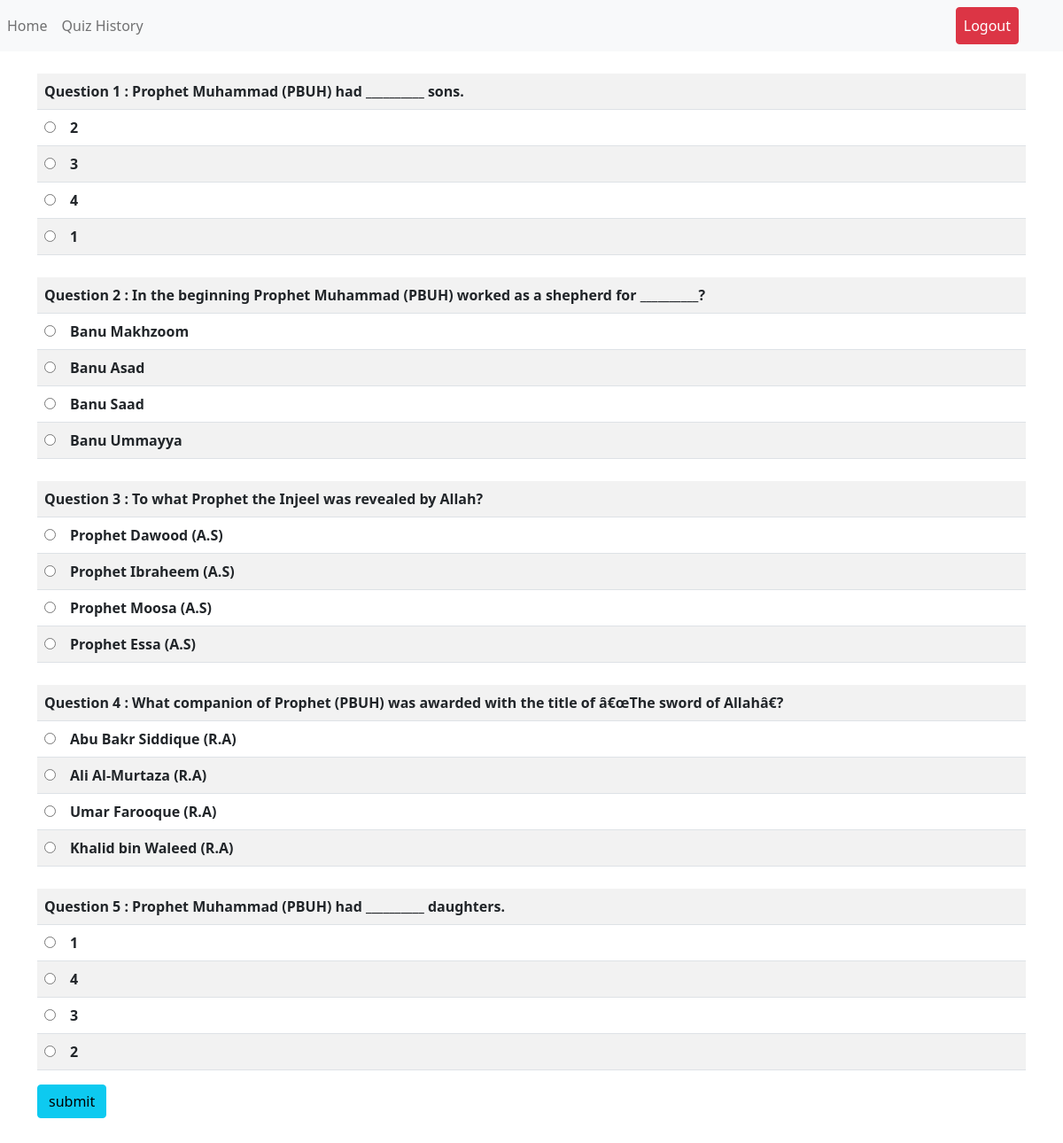
/view/startTest.php?startTest=true&subjectId=6 (signed in), run on the app's committed database.
### tables this page shows
CREATE TABLE `questions` (
  `question_id` int(11) NOT NULL,
  `subject_id` int(11) NOT NULL,
  `question_statement` text NOT NULL,
  `option_a` varchar(225) NOT NULL,
  `option_b` varchar(225) NOT NULL,
  `option_c` varchar(225) NOT NULL,
  `option_d` varchar(225) NOT NULL,
  `answer` varchar(225) NOT NULL
);

### model/functions.php (called while the page is built, shortened)
<?php
function getSubjectQuestions ($subjectId){
    include "db.php";
    $query = "SELECT * FROM `questions` WHERE  `subject_id` = '$subjectId'";
    $result = mysqli_query($conn, $query);
    $data = array();
    while ($row = mysqli_fetch_array($result, MYSQLI_ASSOC)) {
            $data[] = $row;
    }
    return $data;
}
function getSubjectRandomFiveQuestions ($subjectId){
    include "db.php";
    $query = "SELECT * FROM `questions` WHERE  `subject_id` = '$subjectId' ORDER BY  RAND() LIMIT 5";
    $result = mysqli_query($conn, $query);
    $data = array();
    while ($row = mysqli_fetch_array($result, MYSQLI_ASSOC)) {
            $data[] = $row;
    }
    return $data;
}

### view/startTest.php (the view, shortened to what this page needs)
<?php
include "../model/functions.php";
?>
<?php
$subjectId = $_GET['subjectId'];
$subjects = getSpecificSubject($subjectId);
$allQuestions = getSubjectQuestions($subjectId);
$fiveRandQuestions = getSubjectRandomFiveQuestions($subjectId);
?>
<!doctype html>
<html lang="en " >
<head>
    <link rel="stylesheet" href="css/bootstrap.min.js.css">
    <link rel="stylesheet" href="css/custom.css">
</head>
<body>
<?php
include "../common/top-bar.php";
?>
<?php
if (!isset($_GET['startTest'])) {
    ?>
    <div class="container">
        <div class="row text-center">
            <div class="jumbotron">
                <h1 class="display-4"><?php echo $subjects[0]['subject'] ?> Test</h1>
                <hr class="my-4">
            </div>
        </div>
        <div class="row text-center">
            <div class="col-lg-4 offset-4">
                <table class="table text-center table-striped">
                    <tr>
                        <th>Total Questions</th>
                        <td>5</td>
                    </tr>
                    <tr>
                        <th>Correct Award</th>
                        <td>1</td>
                    </tr>
                    <tr>
                        <th>Wrong Award</th>
                        <td>0</td>
                    </tr>
                    <tr>
                        <?php
                        if (sizeof($allQuestions) < 5) {
                            ?>
                            <td class="text-danger"><b>Have less than 5 questions <br>for this subject</b></td>
                            <?php
                        } else {
                            ?>
                            <td><a class="btn btn-success"
                                   href="startTest.php?startTest=true&subjectId=<?php echo $subjectId ?>">Start</a></td>
                            <?php
                        }
                        ?>
                        <td><a class="btn btn-danger" href="index.php">Back</a></td>
                    </tr>
                </table>
            </div>
        </div>
    </div>
    <?php
} else {
    ?>
    <div class="container">
        <div class="row">
            <div class="col-lg-12 ">
                <?php
                $sr = 0;
                foreach ($fiveRandQuestions as $question) {
                $sr++;
                ?>
                <form action="../model/formRequests.php" method="post">
                    <div style="margin-top: 25px">
                        <table class="table table-striped questions">
                            <tr>
                                <th colspan="5">Question <?php echo $sr ?>
                                    : <?php echo $question['question_statement'] ?>
                                </th>
                            </tr>
                            <tr>
                                <td style="width: 10px">
                                    <input type="radio" name="given_answer<?php echo $sr ?>" value="option 1"></td>
                                <th><?php echo $question['option_a'] ?></th>
                            </tr>
                            <tr>
                                <td><input type="radio" name="given_answer<?php echo $sr ?>" value="option 2"></td>
                                <th><?php echo $question['option_b'] ?></th>
                            </tr>
                            <tr>
                                <td><input type="radio" name="given_answer<?php echo $sr ?>" value="option 3"></td>
                                <th><?php echo $question['option_c'] ?></th>
                            </tr>
                            <tr>
                                <td><input type="radio" name="given_answer<?php echo $sr ?>" value="option 4"></td>
                                <th><?php echo $question['option_d'] ?></th>
                            </tr>
                        </table>
                    </div>
                    <?php
                    }
                    ?>
                    <input type="submit" class="btn btn-info" value="submit" name="btn_submit_quiz" style="margin-bottom: 30px">
                </form>
            </div>
        </div>
    </div>
    <?php
}
?>
</body>
</html>

### data on the page
questions: question_statement "Prophet Muhammad (PBUH) had __________ sons.", option_a "2", option_b "3", option_c "4", option_d "1"
questions: question_statement "In the beginning Prophet Muhammad (PBUH) worked as a shepherd for __________?", option_a "Banu Makhzoom", option_b "Banu Asad", option_c "Banu Saad", option_d "Banu Ummayya"
questions: question_statement "To what Prophet the Injeel was revealed by Allah?", option_a "Prophet Dawood (A.S)", option_b "Prophet Ibraheem (A.S)", option_c "Prophet Moosa (A.S)", option_d "Prophet Essa (A.S)"
questions: question_statement "What companion of Prophet (PBUH) was awarded with the title of â€œThe sword of Allahâ€?", option_a "Abu Bakr Siddique (R.A)", option_b "Ali Al-Murtaza (R.A)", option_c "Umar Farooque (R.A)", option_d "Khalid bin Waleed (R.A)"
questions: question_statement "Prophet Muhammad (PBUH) had __________ daughters.", option_a "1", option_b "4", option_c "3", option_d "2"
